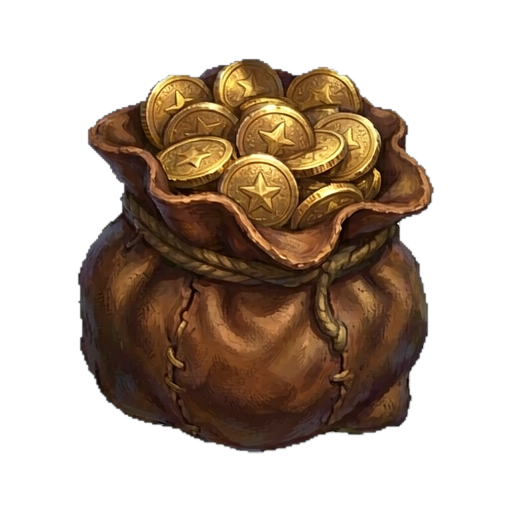
#> input picture art_src/2026-11-08_奖励图标R532/gold.png, 512 x 512 px
$ python -i make_achievement_icons.py   (imports and definitions only)
#> lines starting #> are read from the running program, lines starting #| are printed output that depends on the picture
#> further down, picture is the input picture: PIL image 512x512 RGBA; mean R, G, B, A 43.6, 29, 16.6, 108.7
# -*- coding: utf-8 -*-
"""Steam 成就图标流水线（R742 · 单色金属版）。

设计口径
--------
Steam 的成就图标不是九张彩色小插画，而**一套同材质徽章**：每枚只有一个金属色，
体积全靠明暗，等级由金属区分（铜 / 银 / 金）。所以这里不再缩彩色原图，而是

  1. 原图 → 灰度（丢掉每张自带的配色，只留明暗结构）
  2. 灰度 → 单色金属渐变（铜/银/金，各自一条「暗→中→亮→高光」的色阶）
  3. 套统一的圆形徽章骨架：同色系深底 + 对角受光的金属环 + 主体留边

等级按「拿到它的难度」分档，见 TIER。

输入：`release/achievement_icons/src/<API>.png`（1024 方图，AI 出图，带水印那版也行）
输出：
  * `64/<API>.png`           已达成（该等级金属色，64×64 透明圆，后台直接传）
  * `64/<API>_locked.png`    未达成（统一灰石、压暗，64×64）
  * `512/<API>.png`          512 版（商店页 / 攻略站配图）
  * `preview.png` / `.html`  验收用

用法：python tools/make_achievement_icons.py
"""
import io
import math
import os

from PIL import Image, ImageDraw, ImageEnhance, ImageFilter, ImageFont, ImageOps, ImageStat

ROOT = os.path.dirname(os.path.dirname(os.path.abspath(__file__)))
BASE = os.path.join(ROOT, "release", "achievement_icons")
SRC = os.path.join(BASE, "src")

# (API, 显示名, 等级)  —— 等级按获取难度分：进度型铜 / 通关型银 / 高难型金
ACHIEVEMENTS = [
    ("FIRST_STEP",   "初次启程", "bronze"),
    ("FIRST_BOSS",   "直面恐惧", "bronze"),
    ("LAYER2_CLEAR", "深入腹地", "bronze"),
    ("FULL_CLEAR",   "完整通关", "silver"),
    ("CLEAR_FOREST", "森林的加冕", "silver"),
    ("CLEAR_ROGUE",  "影中的圆满", "silver"),
    ("CLEAR_MECH",   "机械的觉醒", "silver"),
    ("CLEAR_HARD",   "越难越勇", "gold"),
    ("CLEAR_APEX",   "巅峰之上", "gold"),
]

TIER_LABEL = {"bronze": "铜", "silver": "银", "gold": "金"}

# 单色金属色阶：(灰度位置, RGB)。位置 0/70/150/205/255 分别对应
# 暗部 / 中间调 / 亮部 / 高光 / 极光——靠这五档拉开金属的体积感。
METALS = {
    "bronze": [(0, (28, 15, 9)), (70, (104, 57, 29)), (150, (182, 111, 60)),
               (205, (226, 161, 100)), (255, (255, 225, 182))],
    # 银走冷调（偏靛蓝），和未达成的暖中性灰石拉开；否则 64px 下两者难分
    "silver": [(0, (16, 20, 30)), (70, (66, 80, 102)), (150, (132, 152, 178)),
               (205, (196, 214, 238)), (255, (255, 255, 255))],
    # 金提亮高光：三档里视觉权重最高，一眼看出是「最难那一条」
    "gold":   [(0, (34, 22, 7)), (70, (134, 89, 22)), (150, (216, 166, 52)),
               (205, (250, 218, 122)), (255, (255, 252, 228))],
    # 未达成版：暖中性灰石。三档共用一种，达成后才「显色」——这是 Steam 的常规读法。
    "stone":  [(0, (15, 14, 13)), (70, (56, 54, 52)), (150, (98, 96, 93)),
               (205, (132, 130, 126)), (255, (162, 160, 155))],
}

CROP = 72          # 四边各裁多少（1024 → 880），顺手切掉右下角 AI 水印
ICON = 64
MID = 512
CONTENT = 0.62     # 主体等效边长占画布比例（按面积归一，剩下留给金属环和呼吸）
CONTENT_MAX = 0.74 # 主体最长边上限，防止细长主体顶到环上
LUMA_TARGET = 142  # 主体平均亮度归一化目标（所有徽章拉到同一亮度，才像一套）
SIZE = 880         # 大图工作尺寸


# [51 lines left out: functions apply_ramp, diag_light, radial_light, _posterize_lut, _s_curve, not called in this run]


def _alpha_from_gray(gray: Image.Image) -> Image.Image:
    """把背景抽成透明，只留主体。

    两个坑：
    1. 阈值不能写死 —— 有的源图整幅偏亮（石地板），写死会把背景一起保下来。
    2. 阈值不能太低 —— 原图主体外围有一圈柔光，阈值低就会把它当主体留下来，
       880 尺寸看着是一片脏雾。所以下限提到中位数附近，只认「明显比底色亮」的部分。
    """
    hist = gray.histogram()
#> hist = 1024 values, max 149966 at index 512, min 0 at index 510, mean 1024
    total = sum(hist)
#> total = 1048576
    acc, p55, p88 = 0, 0, 0
    for v in range(256):
        acc += hist[v]
        if p55 == 0 and acc >= total * 0.55:
            p55 = v
        if p88 == 0 and acc >= total * 0.88:
            p88 = v
#> this loop made 256 passes
#> acc on passes 1 to 3: 147876, 148384, 148454
#> after the loop, acc = 262144; p55 = 0; p88 = 0
    low = max(42, int(p55 * 0.96))
#> low = 42
    high = max(low + 40, int(p88 * 0.98))
#> high = 82
    span = float(high - low)
#> span = 40
    a = gray.point(lambda v: 0 if v <= low else (255 if v >= high else int((v - low) * 255 / span)))
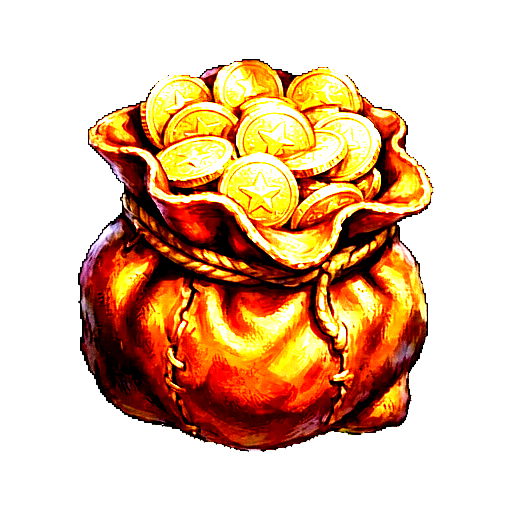
#> a: PIL image 512x512 RGBA; mean R, G, B, A 80.3, 47.2, 18.6, 109.5; transparent parts drawn white
    a = a.filter(ImageFilter.MedianFilter(5))      # 去掉零星亮斑，它们在 64px 下只是噪点
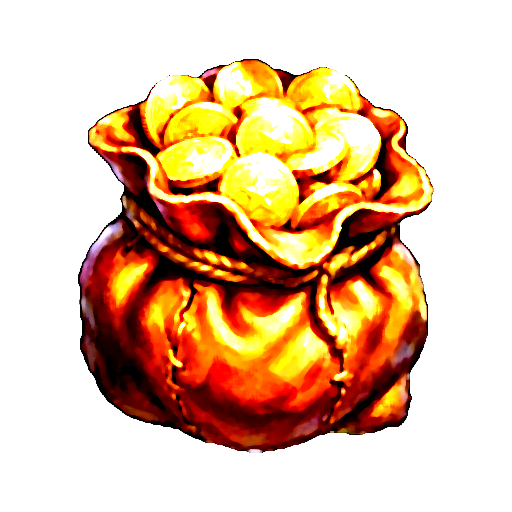
#> a: PIL image 512x512 RGBA; mean R, G, B, A 80.7, 47.3, 16.8, 109.5; transparent parts drawn white
    a = a.filter(ImageFilter.GaussianBlur(SIZE / 300.0))
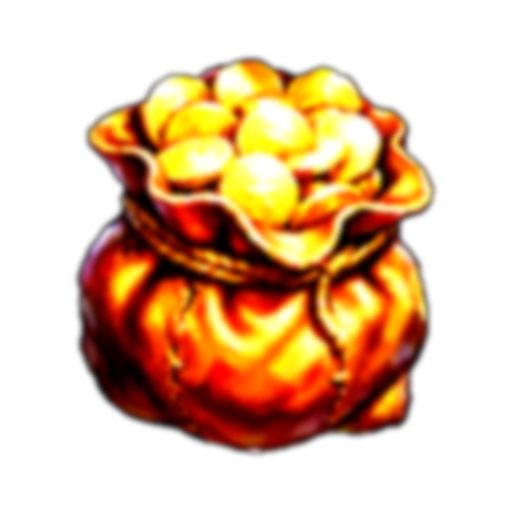
#> a: PIL image 512x512 RGBA; mean R, G, B, A 80.7, 47.3, 16.8, 109.5; transparent parts drawn white
    return a


# [203 lines left out: functions build, downsize, main, _font, _preview, not called in this run]


# [2 lines not run here, left out]

>>> from PIL import Image
>>> picture = Image.open('../art_src/2026-11-08_奖励图标R532/gold.png')
>>> result = _alpha_from_gray(picture)
